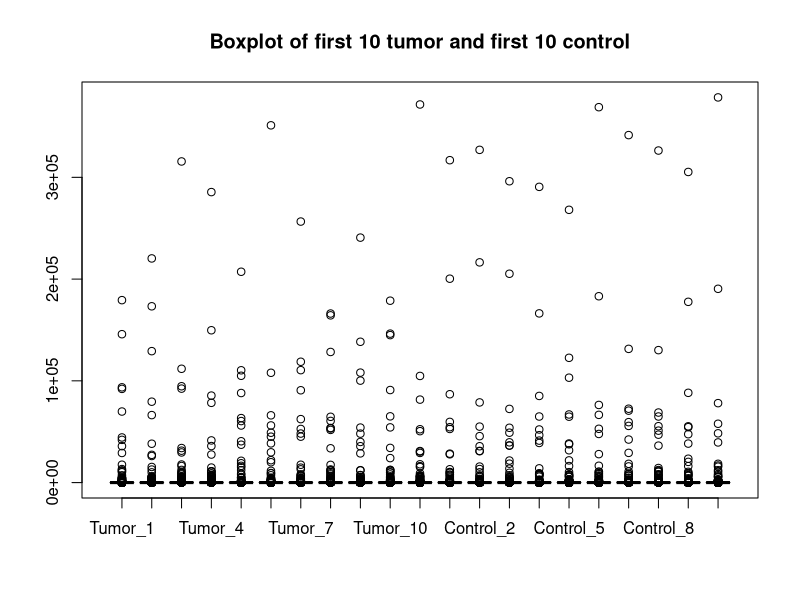
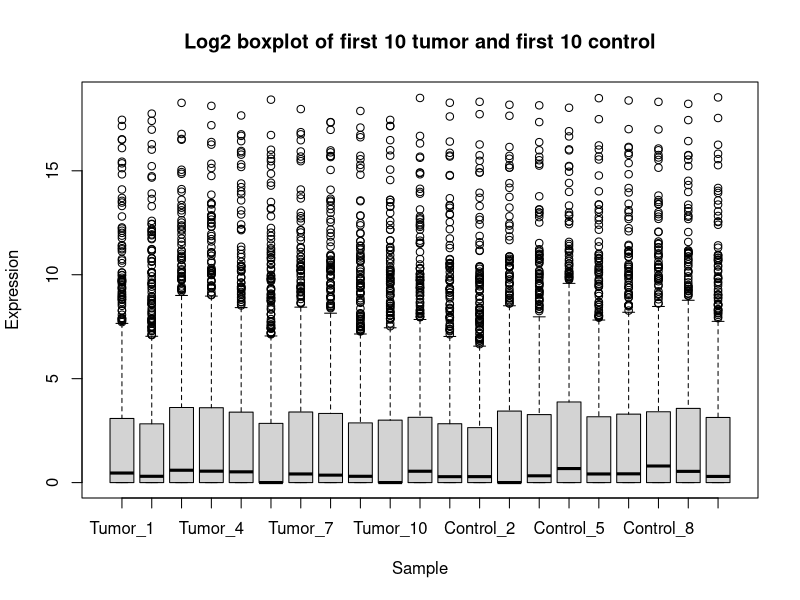
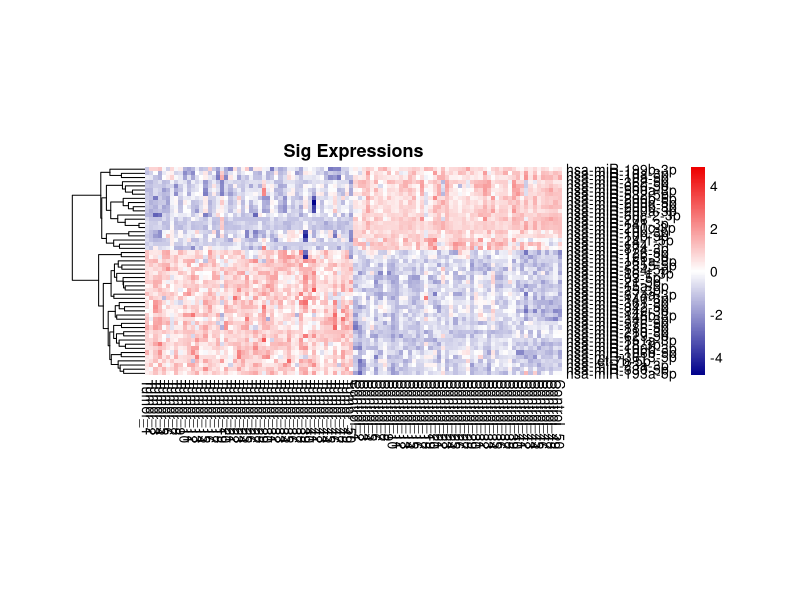

Write R code to recreate these figures, in order.
## ---- chunk 1
knitr::opts_chunk$set(echo = TRUE)
knitr::opts_chunk$set(message = FALSE)
knitr::opts_chunk$set(warning = FALSE)

## ---- chunk 2

kirc = read.table("KIRC.txt", header = T, stringsAsFactors = F, row.names=1)
## ---- chunk 3

dim(kirc)
head(kirc)


## ---- chunk 4
length(grep("Control", colnames(kirc)))
length(grep("Tumor", colnames(kirc)))

## ---- chunk 5
boxplot(kirc[, c(1:10, 50:60)], main = "Boxplot of first 10 tumor and first 10 control")
## ---- chunk 6
log.kirc = log2(kirc+1)
boxplot(log.kirc[, c(1:10, 50:60)], main = "Log2 boxplot of first 10 tumor and first 10 control", xlab = "Sample", ylab = "Expression")
## ---- chunk 7


## ---- chunk 8
nKIRC <- data.frame()
control_cols <- grep("Control", colnames(kirc))
tumor_cols <- grep("Tumor", colnames(kirc))

for (i in 1:nrow(kirc)) {
  if (sum(kirc[i, control_cols]) != 0 && sum(kirc[i, tumor_cols]) != 0) {
    nKIRC <- rbind(nKIRC, kirc[i, ])
  }
}

nKIRC
## ---- chunk 9
kircmatrix = as.matrix(kirc)
kircttest = data.frame()
for(i in 1:nrow(kirc)) {
  kircTumor = kircmatrix[i, tumor_cols]
  kircControl = kircmatrix[i, control_cols]
  kircTumorMean = mean(kircTumor)
  kircTumorSD = sd(kircTumor)
  kircControlMean = mean(kircControl)
  kircControlSD = sd(kircControl)
  pvalue = t.test(kircTumor, kircControl)$p.value
  kircttest[i, "Tumor Mean"] = kircTumorMean
  kircttest[i, "Control Mean"] = kircControlMean
  kircttest[i, "Tumor SD"] = kircTumorSD
  kircttest[i, "Control SD"] = kircControlSD
  kircttest[i, "T-Test"] = t.test(kircTumor, kircControl)
  kircttest[i, "pvalue"] = pvalue
}
rownames(kircttest) = rownames(kircmatrix)
kircttest

## ---- chunk 10
order(kircttest$pvalue)
statTableOrder <- kircttest[order(kircttest$pvalue), ]
sig_50 <- statTableOrder[1:50, ]
head(sig_50)


## ---- chunk 11
logKIRC = log2(kircmatrix+1)
sigKIRC = logKIRC[order(kircttest$pvalue)[1:50] , ]

library(pheatmap)

pheatmap(sigKIRC, scale = "row", cluster_cols = F, border_color = NA, main = "Sig Expressions", cellwidth = 3, cellheight = 3,
color = colorRampPalette(c("darkblue", "white", "red2"))(256))
## ---- chunk 12

## ---- chunk 13

